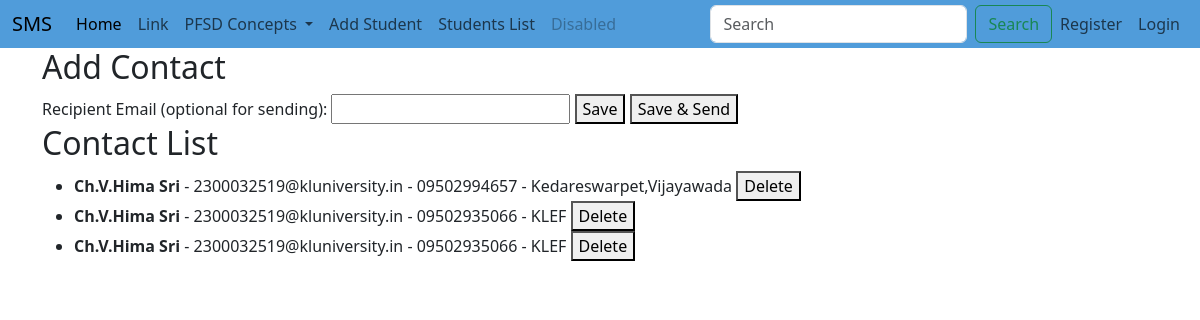
/contacts/, run on the app's committed database.
### adminapp/models.py (models this page shows, shortened)
class Contact(models.Model):
    name = models.CharField(max_length=100)
    email = models.EmailField()
    phone_number = models.CharField(max_length=15)
    address = models.TextField()

### adminapp/views.py (the view)
# urls.py: path('contacts/', views.contact_list, name='contact_list'),
def contact_list(request):
    contacts = Contact.objects.all()
    return render(request, 'adminapp/add_contact.html', {'contacts': contacts})

### templates/adminapp/add_contact.html (shortened to what this page needs)
<!DOCTYPE html>
{% extends 'NavBar/ProjectNavBar.html' %}
{% load static %}
{% block body %}
    <div class="container">
        <div class="left-side">
            <h2>Add Contact</h2>
            <form method="post">
                <label for="recipient_email">Recipient Email (optional for sending):</label>
                <input type="email" name="recipient_email">
                <button type="submit" name="save">Save</button>
                <button type="submit" name="send_email">Save & Send</button>
            </form>
        </div>
        <div class="right-side">
            <h2>Contact List</h2>
            <div class="contact-list">
                <ul>
                    {% for contact in contacts %}
                        <li>
                            <strong>{{ contact.name }}</strong> - {{ contact.email }} - {{ contact.phone_number }} - {{ contact.address }}
                            <form action="{% url 'delete_contact' contact.pk %}" method="post" style="display:inline;">
                                <button type="submit">Delete</button>
                            </form>
                        </li>
                    {% endfor %}
                </ul>
            </div>
        </div>
    </div>
{% endblock %}

### templates/NavBar/ProjectNavBar.html (shortened to what this page needs)
<!DOCTYPE html>
<html lang="en">
<head>
    <link href="https://cdn.jsdelivr.net/npm/bootstrap@5.3.3/dist/css/bootstrap.min.css" rel="stylesheet">
</head>
<body>
<nav class="navbar navbar-expand-lg flex-shrink-0 py-sm-1" style="background-color:#509cda">
  <div class="container-fluid">
    <a class="navbar-brand" href="{% url 'ProjectHomePage' %}">SMS</a>
    <div class="collapse navbar-collapse" id="navbarSupportedContent">
      <ul class="navbar-nav me-auto mb-2 mb-lg-0">
        <li class="nav-item">
          <a class="nav-link active" aria-current="page" href="#">Home</a>
        </li>
        <li class="nav-item">
          <a class="nav-link" href="#">Link</a>
        </li>
        <li class="nav-item dropdown">
          <a class="nav-link dropdown-toggle" href="#" role="button" data-bs-toggle="dropdown" aria-expanded="false">
            PFSD Concepts
          </a>
        </li>
          <li class="nav-item">
              <a class="nav-link"href="{% url 'add_student' %}">Add Student</a>
          </li>
           <li class="nav-item">
              <a class="nav-link"href="{% url 'student_list' %}">Students List</a>
          </li>
        <li class="nav-item">
          <a class="nav-link disabled" aria-disabled="true">Disabled</a>
        </li>
      </ul>
      <form class="d-flex" role="search">
        <input class="form-control me-2" type="search" placeholder="Search" aria-label="Search">
        <button class="btn btn-outline-success" type="submit">Search</button>
      </form>
    </div>
    <ul  class="navbar-nav ms-auto">
<li>
        {% if user.is_authenticated %}
        <li class="nav-item">
        <span class="nav-link">Welcome, {{ user.username }}</span>
    </li>
          <li class="nav-item">
          <a class="nav-link" href="{% url 'logout' %}">Logout</a>
          </li>
        {% else %}
                <li class="nav-item">
          <a class="nav-link" href="{% url 'UserRegisterPageCall' %}">Register</a>
        </li>
          <li class="nav-item">
          <a class="nav-link" href="{% url 'UserLoginPageCall' %}">Login</a>
        </li>
        {% endif %}
 </li>
      </ul>
  </div>
</nav>
{% block body %}
{% endblock %}
</body>
</html>

### data on the page
Contact: name "Ch.V.Hima Sri", email "2300032519@kluniversity.in", phone_number "09502994657", address "Kedareswarpet,Vijayawada"
Contact: name "Ch.V.Hima Sri", email "2300032519@kluniversity.in", phone_number "09502935066", address "KLEF"
Contact: name "Ch.V.Hima Sri", email "2300032519@kluniversity.in", phone_number "09502935066", address "KLEF"
